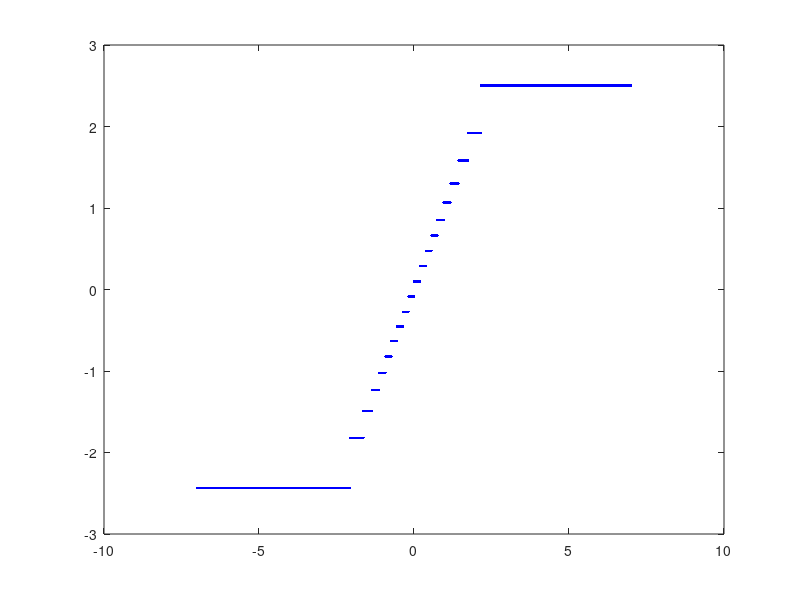

MATLAB code to generate this figure:
L=20;                                    % Kuantalayıcının seviye sayısı 20.
x=randn(1,10000);                        % Normal dağılımlı örnek bir işaret.
[partition,codebook]=lloyds(x,L);           % Kuantalayıcının parametreleri tespit edildi.
vg=-7:0.001:7;                            % (-7,7) arasında giriş işareti.
[indx,vc]=quantiz(vg,partition,codebook);  % Giriş işareti kuantalandı.
plot(vg,vc,'.b')                                                   % Grafik çizdirildi.
